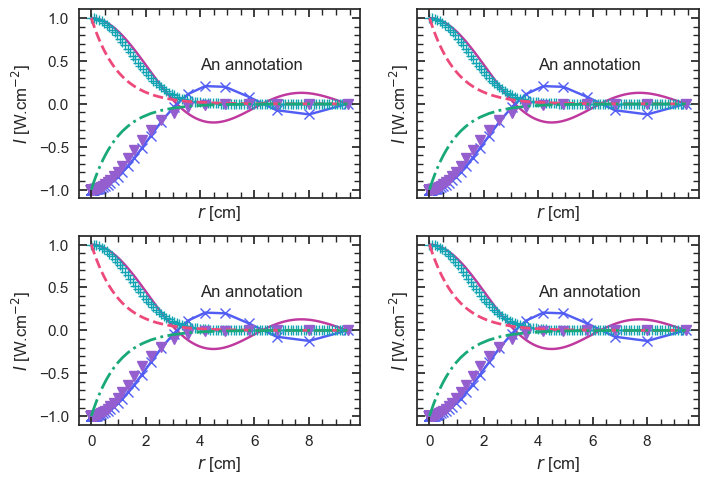
#> input picture mpl/tests/baseline/test_2by2.png, 708 x 483 px
$ python -i beam.py   (imports and definitions only)
#> lines starting #> are read from the running program, lines starting #| are printed output that depends on the picture
# /// script
# requires-python = ">=3.9"
# dependencies = [
#     "matplotlib>=3.3",
#     "scipy>=1.11",
# ]
# ///
"""A simple gaussian isotropic beam class"""
import numpy as np
from scipy.signal import convolve
from scipy.signal.windows import gaussian

class SimpleBeam:
    """A gaussian circular beam model"""
    def __init__(self, pixels_per_beam=None, pixel_size=None, beam_size=None):
        if pixels_per_beam is None and (pixel_size is None or beam_size is None):
            raise ValueError
        if pixels_per_beam is not None:
            self.pixels_per_beam = float(pixels_per_beam)
        else:
            self.pixels_per_beam = beam_size / pixel_size
        if self.pixels_per_beam == 0.:
            raise ValueError(beam_size)

    def _get_kernel(self, nx, ny):
        kernel = np.outer(gaussian(M=nx, std=self.pixels_per_beam),
                          gaussian(M=ny, std=self.pixels_per_beam))
        return kernel

    def apply(self, img: np.ndarray) -> np.ndarray:
        kernel = self._get_kernel(*img.shape)
        return convolve(img.data, kernel, mode="same")


# [24 lines not run here, left out]

>>> import cv2
>>> picture = cv2.imread('../../mpl/tests/baseline/test_2by2.png', cv2.IMREAD_GRAYSCALE)
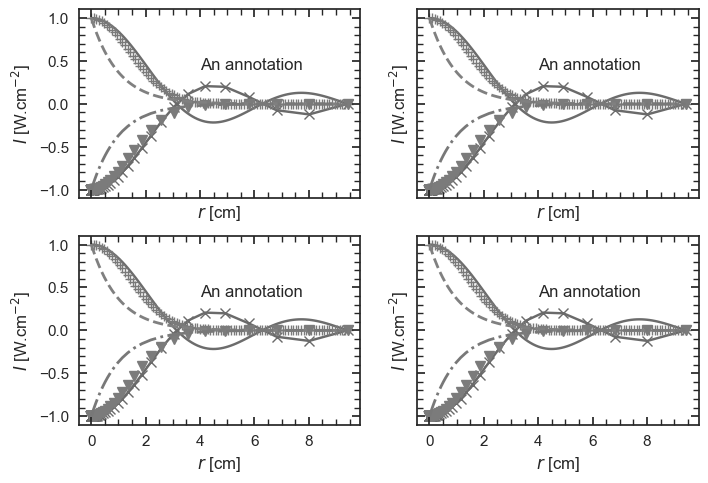
#> picture: shape (483, 708); min 38, max 255, mean 238.7
#> (the run stopped early here; a loop or call above may not have finished)

$ run again, on mpl/tests/baseline/test_colorcycle.png
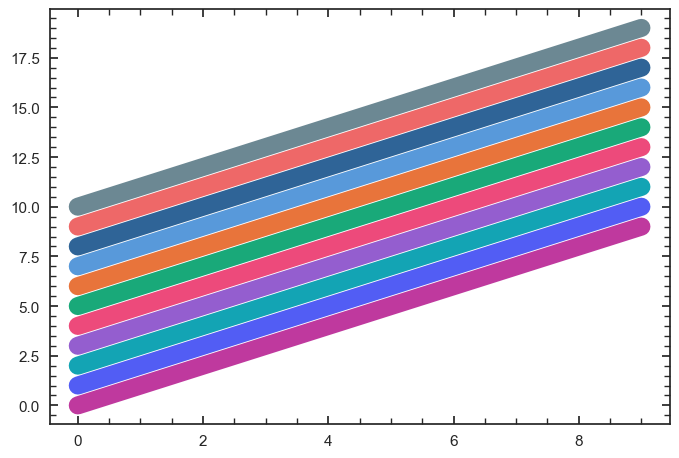
#> input picture mpl/tests/baseline/test_colorcycle.png, 679 x 458 px
#> `picture = cv2.imread('../../mpl/tests/baseline/test_2by2.png', cv2.IMR..`:
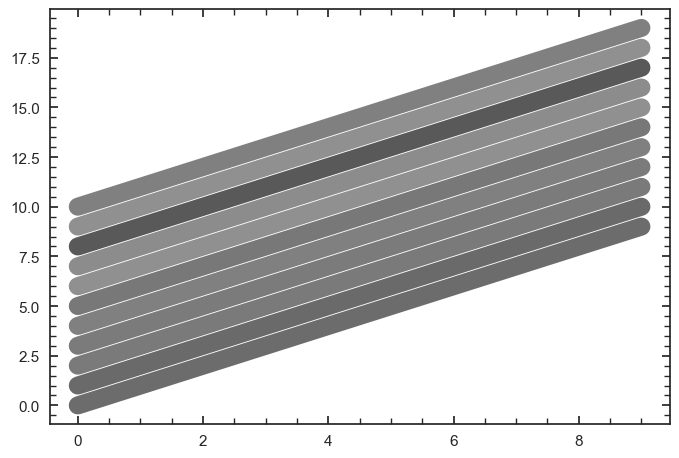
#> picture: shape (458, 679); min 38, max 255, mean 200.2

$ run again, on mpl/tests/baseline/test_seaborn_context_notebook.png
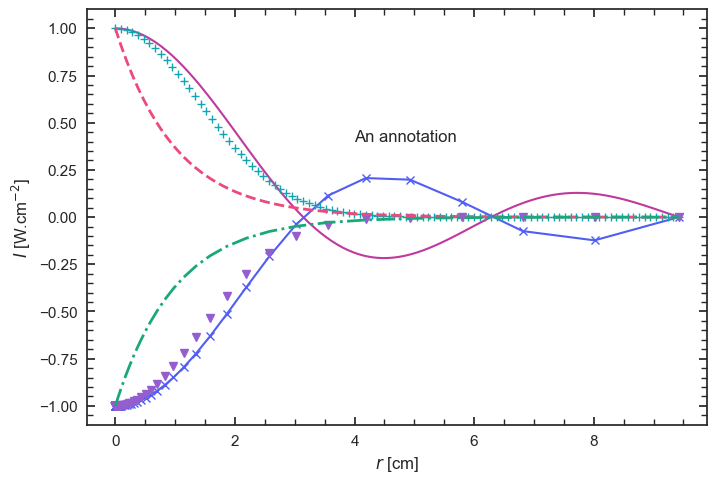
#> input picture mpl/tests/baseline/test_seaborn_context_notebook.png, 717 x 483 px
#> `picture = cv2.imread('../../mpl/tests/baseline/test_2by2.png', cv2.IMR..`:
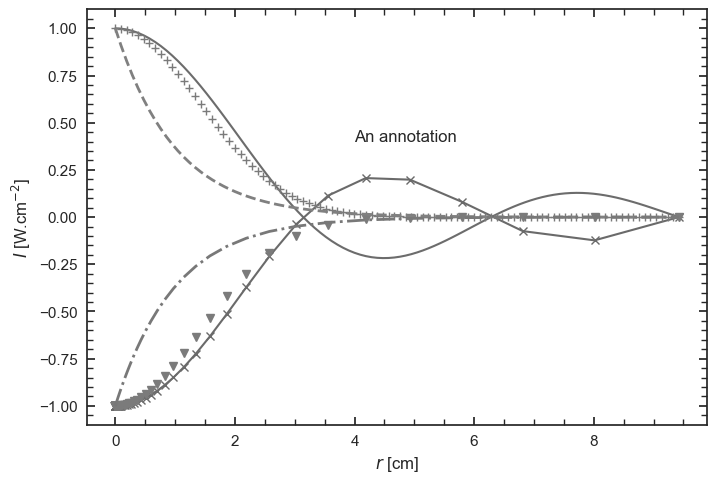
#> picture: shape (483, 717); min 38, max 255, mean 247.9

$ run again, on mpl/tests/baseline/test_seaborn_context_paper.png
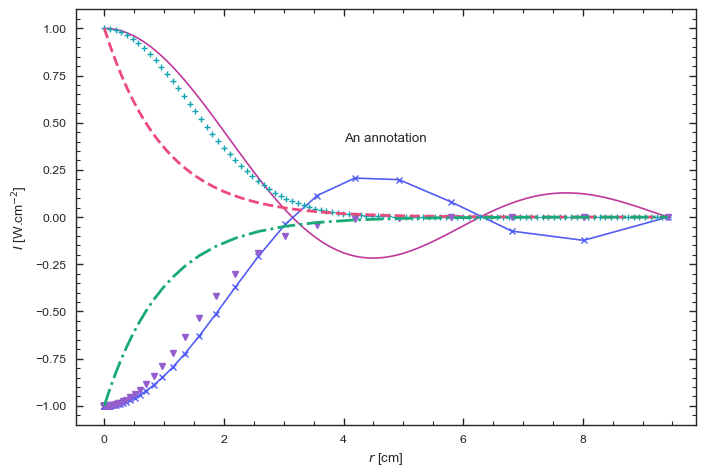
#> input picture mpl/tests/baseline/test_seaborn_context_paper.png, 706 x 476 px
#> `picture = cv2.imread('../../mpl/tests/baseline/test_2by2.png', cv2.IMR..`:
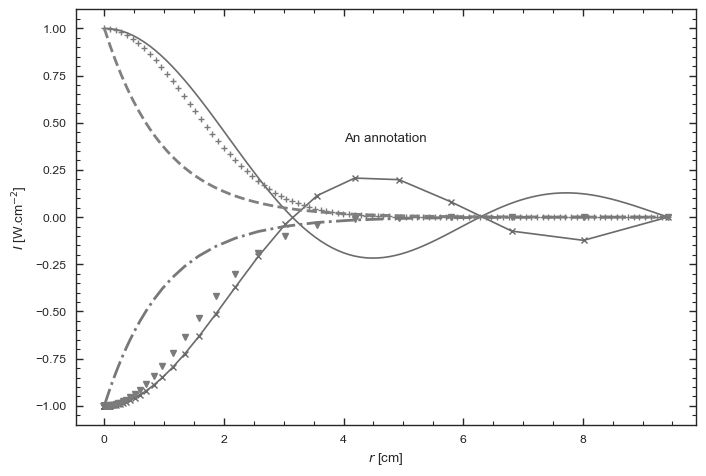
#> picture: shape (476, 706); min 38, max 255, mean 249.4
